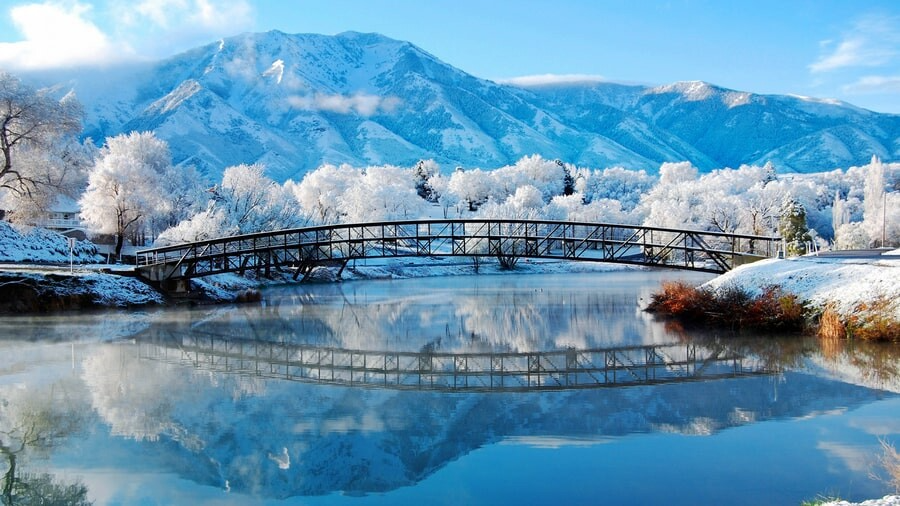
#> input picture assignment4/HW4-4-3_photosketch/input/image.png, 900 x 506 px, found by its file name
$ python HW4-4-4_secrettext.py
#> lines starting #> are read from the running program, lines starting #| are printed output that depends on the picture; pictures that were not available may be replaced by others from this repository, and a replacement may not be noted
import cv2
import numpy as np

image_1 = cv2.imread ("assignment4\HW4-4-4_secrettext\input\image.png")
#> image_1 is the input picture: shape (506, 900, 3); mean B, G, R 178.8, 149.9, 103.5
image_2 = cv2.imread ("assignment4\HW4-4-4_secrettext\input/text1.png")
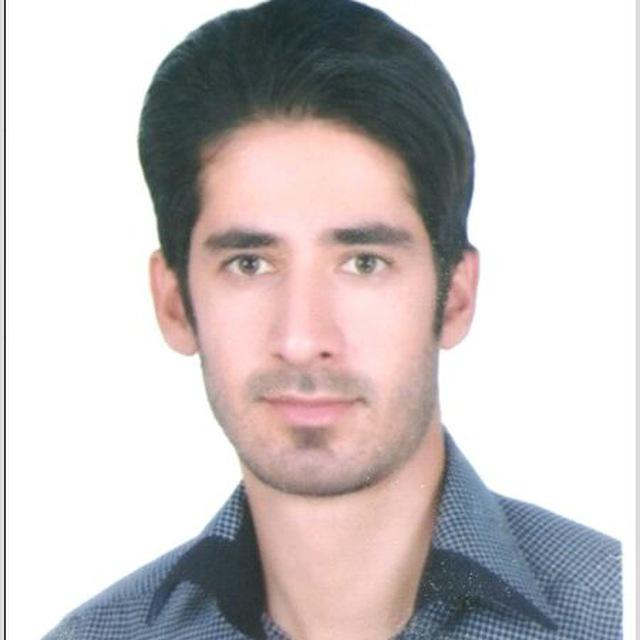
#> input picture assignment4/HW4-4-3_photosketch/input/1.jpg, 640 x 640 px, given in place of text1.png, which was not available
#> image_2 is the input picture: shape (640, 640, 3); mean B, G, R 195.9, 195.7, 202.7
image_1 = cv2.cvtColor (image_1 ,cv2.COLOR_BGR2GRAY)
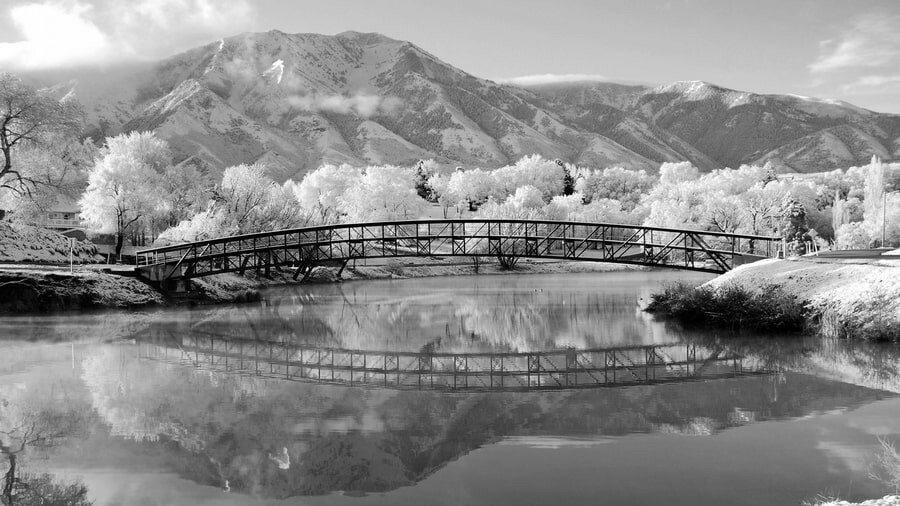
#> image_1: shape (506, 900); min 0, max 255, mean 139.3
image_2= cv2.cvtColor (image_2 ,cv2.COLOR_BGR2GRAY)
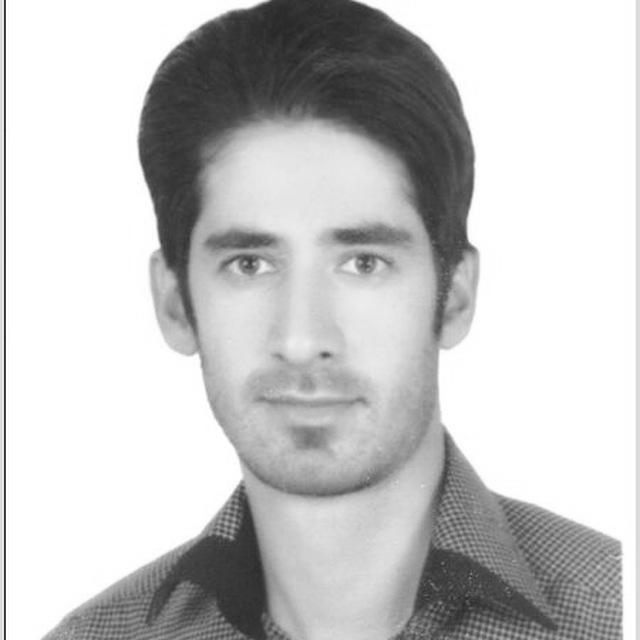
#> image_2: shape (640, 640); min 38, max 255, mean 197.8

# result = image_1-image_2
#> (the run stopped early here; a loop or call above may not have finished)
